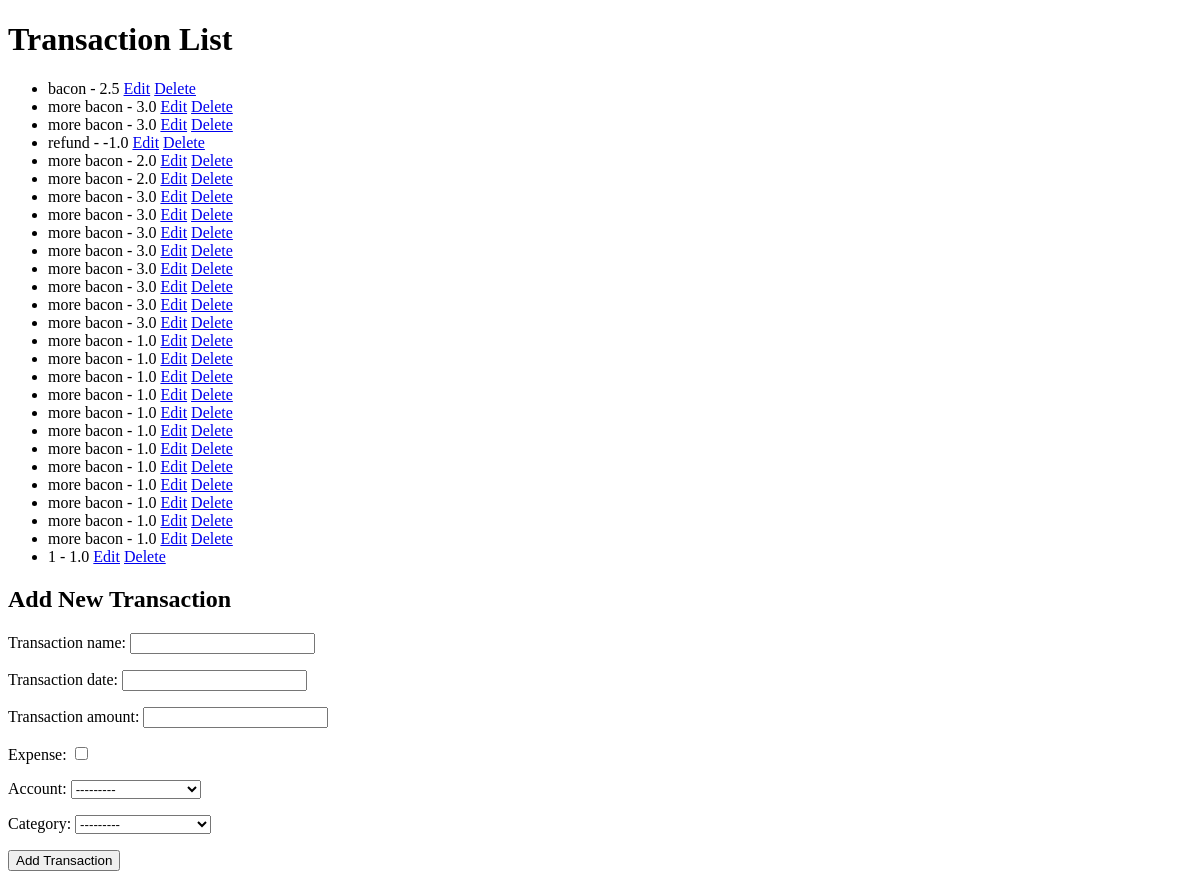
The page /transactions/ on the database as committed earlier.
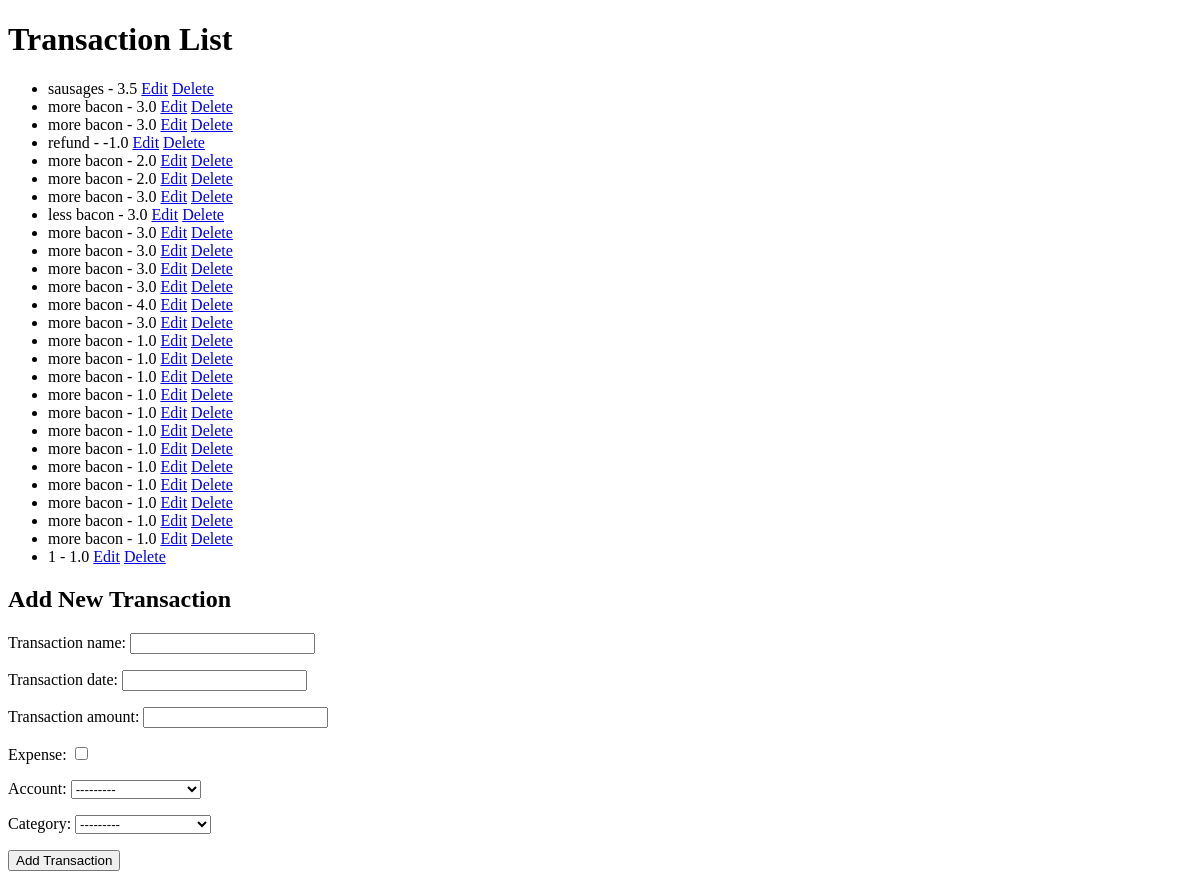
The same page on the database as committed later.
### transactions/models.py (models this page shows, shortened)
class Transaction(models.Model):
    transaction_id = models.AutoField(primary_key=True)
    transaction_name = models.CharField(max_length=255)
    transaction_date = models.DateField()
    transaction_amount = models.FloatField()
    expense = models.BooleanField()
    account = models.ForeignKey('Account', on_delete=models.CASCADE)
    category = models.ForeignKey('Category', on_delete=models.CASCADE)

class Account(models.Model):
    account_id = models.AutoField(primary_key=True)
    account_name = models.CharField(max_length=255)
    account_value = models.FloatField(default=0.0)

class Category(models.Model):
    category_id = models.AutoField(primary_key=True)
    category_name = models.CharField(max_length=255)

### transactions/views.py (the view)
# urls.py: path('transactions/', transactions_list, name='transactions'),
def transactions_list(request):
    if request.method == 'POST':
        form = TransactionForm(data=request.POST)
        form.save()
        messages.add_message(
            request, messages.SUCCESS,
            'transaction submitted succsessfully'
        )
        return(redirect('transactions_list'))
    else:
        form = TransactionForm()
        transactions = Transaction.objects.all()
        context = {'form': form}
        return render(request, 'transactions/transaction_list.html', {'transactions': transactions, 'form': form})

### transactions/forms.py
class TransactionForm(forms.ModelForm):
    class Meta:
        model = Transaction
        fields = ('transaction_name', 'transaction_date', 'transaction_amount',
            'expense', 'account', 'category',)

### transactions/templates/transactions/transaction_list.html (shortened to what this page needs)
<!DOCTYPE html>
<html>
<head>
</head>
<body>
    <h1>Transaction List</h1>
    <ul>
        {% for transaction in transactions %}
            <li>
                {{ transaction.transaction_name }} - {{ transaction.transaction_amount }}
                <a href="{% url 'edit_transaction' transaction.transaction_id %}">Edit</a>
                <a href="{% url 'delete_transaction' transaction.transaction_id %}">Delete</a>
            </li>
        {% endfor %}
    </ul>
    <h2>Add New Transaction</h2>
    <form method="post">
        {{ form.as_p }}
        <button type="submit">Add Transaction</button>
    </form>
</body>
</html>

Rows that differ between the two databases and show on the page:
changed Transaction: transaction_name "bacon" → "sausages"; transaction_amount "2.5" → "3.5"
changed Transaction: transaction_name "more bacon" → "less bacon"
changed Transaction (number 13 of 27 on the later page): transaction_amount "3.0" → "4.0"
